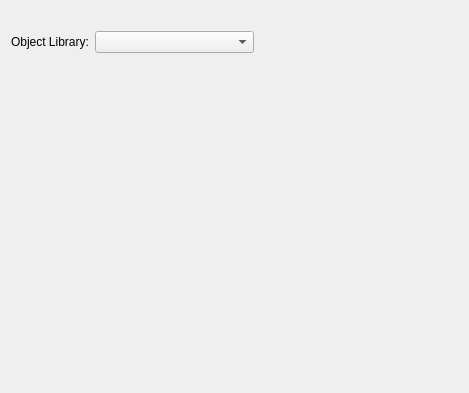
<?xml version="1.0" encoding="UTF-8"?>
<ui version="4.0">
 <class>SelectLibraryPage_q</class>
 <widget class="QWizardPage" name="SelectLibraryPage_q">
  <property name="geometry">
   <rect>
    <x>0</x>
    <y>0</y>
    <width>469</width>
    <height>393</height>
   </rect>
  </property>
  <property name="windowTitle">
   <string>WizardPage</string>
  </property>
  <property name="title">
   <string>Select library where objects should be created</string>
  </property>
  <property name="subTitle">
   <string/>
  </property>
  <layout class="QGridLayout" name="gridLayout">
   <item row="0" column="0" colspan="3">
    <widget class="QLabel" name="label_2">
     <property name="text">
      <string/>
     </property>
    </widget>
   </item>
   <item row="1" column="0">
    <widget class="QLabel" name="label">
     <property name="text">
      <string>Object Library:</string>
     </property>
    </widget>
   </item>
   <item row="1" column="1">
    <widget class="QComboBox" name="libs">
     <property name="sizePolicy">
      <sizepolicy hsizetype="Expanding" vsizetype="Fixed">
       <horstretch>0</horstretch>
       <verstretch>0</verstretch>
      </sizepolicy>
     </property>
    </widget>
   </item>
   <item row="1" column="2">
    <spacer name="horizontalSpacer">
     <property name="orientation">
      <enum>Qt::Horizontal</enum>
     </property>
     <property name="sizeHint" stdset="0">
      <size>
       <width>198</width>
       <height>20</height>
      </size>
     </property>
    </spacer>
   </item>
   <item row="2" column="0">
    <spacer name="spacer">
     <property name="orientation">
      <enum>Qt::Vertical</enum>
     </property>
     <property name="sizeType">
      <enum>QSizePolicy::Expanding</enum>
     </property>
     <property name="sizeHint" stdset="0">
      <size>
       <width>20</width>
       <height>308</height>
      </size>
     </property>
    </spacer>
   </item>
  </layout>
 </widget>
 <resources/>
 <connections/>
</ui>
